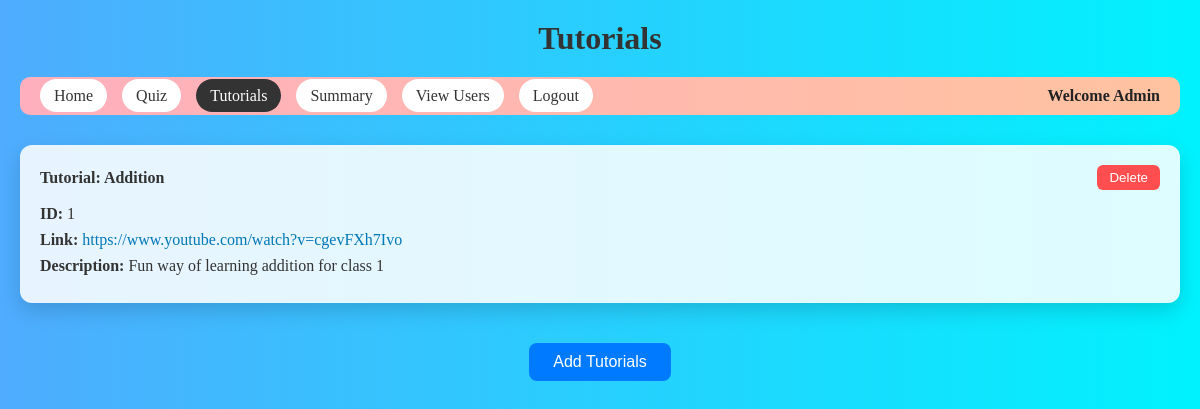
The app's page /tutorials, older data.
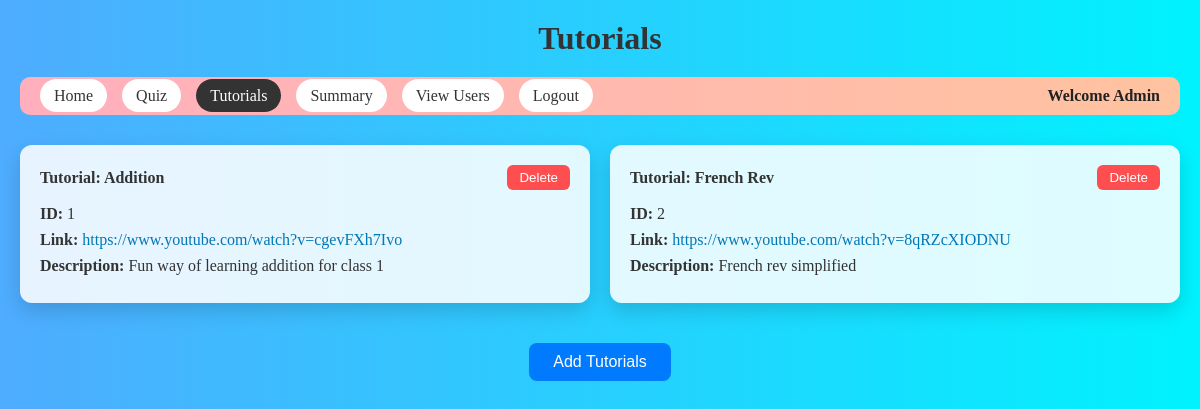
The same page, newer data.
### app.py (models this page shows)
class Tutorials(db.Model):
    __tablename__ = 'tutorials'
    tut_id = db.Column(db.Integer, autoincrement=True, primary_key=True)
    tut_name = db.Column(db.String(20), nullable=False)
    tut_link = db.Column(db.Text, nullable=False)
    tut_desc = db.Column(db.String(50), nullable=False)
    chap_id = db.Column(db.Integer, db.ForeignKey("chapter.chap_id", ondelete="CASCADE"), nullable=False)

### app.py (the view)
@app.route('/tutorials')
def tutorials():
    tut=Tutorials.query.all()
    return render_template('tutorials.html',tut=tut)

### app.py (called while the page is built)
@app.before_request
def create_tables():
    db.create_all()
    if not User.query.filter_by(email="Admin12@gmail.com").first():
        admin=User(name="Admin", email="Admin12@gmail.com", password=generate_password_hash("Silvia06@10"), std=0, dob=datetime.strptime("2006-06-01", "%Y-%m-%d").date(),admin=True)
        db.session.add(admin)
        db.session.commit()

### templates/tutorials.html (shortened to what this page needs)
<!DOCTYPE html>
<html lang="en">
<head>
</head>
<body>
  <header>
    <h3>Tutorials</h3>
  </header>
  <nav>
    <ul>
      <li><a href="/admin_Dashboard">Home</a></li>
      <li><a href="/quiz_Management">Quiz</a></li>
      <li class="active"><a href="/tutorials">Tutorials</a></li>
      <li><a href="/summary">Summary</a></li>
      <li><a href="/viewUsers">View Users</a></li>
      <li><a href="{{url_for('logout')}}">Logout</a></li>
    </ul>
    <span class="welcome">Welcome Admin</span>
  </nav>
  <section class="card-grid">
    {% for t in tut %}
    <div class="card">
      <div class="card-header">
        <span>Tutorial: {{ t.tut_name }}</span>
        <form action="/deleteTut/{{ t.tut_id }}" method="post" style="display:inline;">
          <button type="submit">Delete</button>
        </form>
      </div>
      <div class="card-body">
        <p><strong>ID:</strong> {{ t.tut_id }}</p>
        <p><strong>Link:</strong> <a href="{{ t.tut_link }}" target="_blank">{{ t.tut_link }}</a></p>
        <p><strong>Description:</strong> {{ t.tut_desc }}</p>
      </div>
    </div>
    {% endfor %}
  </section>
  <div class="center">
    <form id="addTutorials" action="{{ url_for('addTutorials') }}">
      <input type="submit" class="add-btn" value="Add Tutorials" />
    </form>
  </div>
</body>
</html>

Row changes from the older to the newer data that the page shows:
added Tutorials: tut_name "French Rev", tut_id "2", tut_link "https://www.youtube.com/watch?v=8qRZcXIODNU", tut_desc "French rev simplified"
